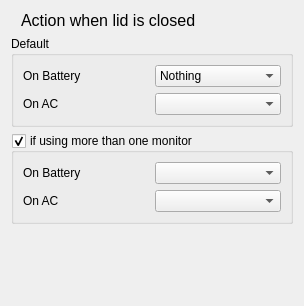
<?xml version="1.0" encoding="UTF-8"?>
<ui version="4.0">
 <class>LidSettings</class>
 <widget class="QWidget" name="LidSettings">
  <property name="geometry">
   <rect>
    <x>0</x>
    <y>0</y>
    <width>304</width>
    <height>306</height>
   </rect>
  </property>
  <property name="windowTitle">
   <string>Dialog</string>
  </property>
  <layout class="QGridLayout" name="gridLayout_4">
   <item row="0" column="0">
    <widget class="QLabel" name="headingLabel">
     <property name="sizePolicy">
      <sizepolicy hsizetype="Expanding" vsizetype="Fixed">
       <horstretch>0</horstretch>
       <verstretch>0</verstretch>
      </sizepolicy>
     </property>
     <property name="font">
      <font>
       <pointsize>12</pointsize>
      </font>
     </property>
     <property name="text">
      <string>Action when lid is closed</string>
     </property>
     <property name="margin">
      <number>5</number>
     </property>
     <property name="indent">
      <number>10</number>
     </property>
    </widget>
   </item>
   <item row="2" column="0">
    <widget class="QGroupBox" name="extMonGroupBox">
     <property name="title">
      <string>if using more than one monitor</string>
     </property>
     <property name="checkable">
      <bool>true</bool>
     </property>
     <layout class="QGridLayout" name="gridLayout_2">
      <item row="0" column="0">
       <widget class="QLabel" name="extMonOnBatteryActionLabel">
        <property name="text">
         <string>On Battery</string>
        </property>
       </widget>
      </item>
      <item row="0" column="1">
       <widget class="QComboBox" name="extMonOnBatteryActionComboBox"/>
      </item>
      <item row="1" column="1">
       <widget class="QComboBox" name="extMonOnAcActionComboBox"/>
      </item>
      <item row="1" column="0">
       <widget class="QLabel" name="extMonOnAcActionLabel">
        <property name="text">
         <string>On AC</string>
        </property>
       </widget>
      </item>
     </layout>
    </widget>
   </item>
   <item row="1" column="0">
    <widget class="QGroupBox" name="defaultGroupBox">
     <property name="title">
      <string>Default</string>
     </property>
     <layout class="QGridLayout" name="gridLayout">
      <item row="2" column="1">
       <widget class="QComboBox" name="onAcActionComboBox"/>
      </item>
      <item row="0" column="1">
       <widget class="QComboBox" name="onBatteryActionComboBox">
        <item>
         <property name="text">
          <string>Nothing</string>
         </property>
        </item>
        <item>
         <property name="text">
          <string>Suspend</string>
         </property>
        </item>
        <item>
         <property name="text">
          <string>Hibernate</string>
         </property>
        </item>
        <item>
         <property name="text">
          <string>Shut down</string>
         </property>
        </item>
       </widget>
      </item>
      <item row="0" column="0">
       <widget class="QLabel" name="onBatteryActionLabel">
        <property name="text">
         <string>On Battery</string>
        </property>
       </widget>
      </item>
      <item row="2" column="0">
       <widget class="QLabel" name="onAcActionLabel">
        <property name="text">
         <string>On AC</string>
        </property>
       </widget>
      </item>
     </layout>
    </widget>
   </item>
   <item row="3" column="0">
    <spacer name="verticalSpacer">
     <property name="orientation">
      <enum>Qt::Vertical</enum>
     </property>
     <property name="sizeHint" stdset="0">
      <size>
       <width>20</width>
       <height>40</height>
      </size>
     </property>
    </spacer>
   </item>
  </layout>
 </widget>
 <resources/>
 <connections/>
</ui>
